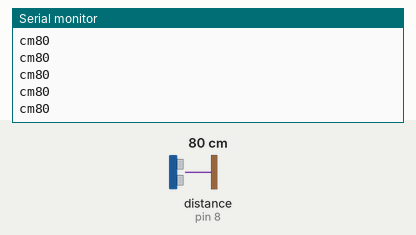
Simulated run of this sketch. Board: Arduino Uno, built with avr-gcc and run on an emulated ATmega328P. On the bench: the last lines printed to the serial monitor. Wiring (inferred from the names in the program): ultrasonic range finder: trigger pin 7; echo pin 8. Inputs (shaded band) come from the test bench; at power-on: distance to the obstacle (sensor on pin 8) 80 cm. The echo pulse lasts 58.3 µs per cm.

Above: at 1.2 s.
1.3 s: distance to the obstacle (sensor on pin 8) set to 2 cm
At 1.38 s:
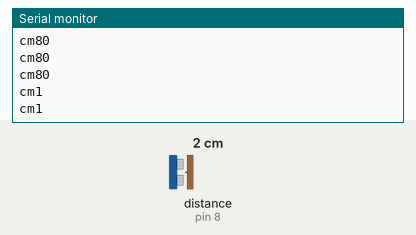
2.8 s: distance to the obstacle (sensor on pin 8) set to 4 cm
At 2.89 s:
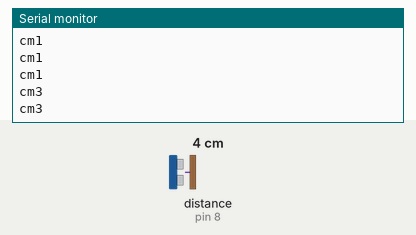
Timing chart, 0 to 5.8 s (numbered marks = the images above; inputs shaded):
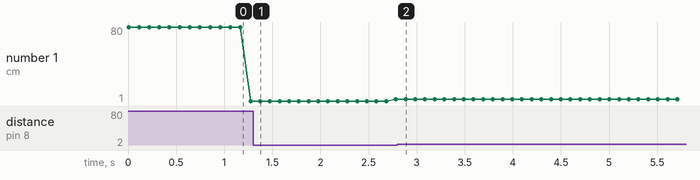

Measured:
- after the input at 1.3 s, the serial monitor: prints a new line after 0.07 s (image 1)
- after the input at 2.8 s, the serial monitor: prints a new line after 0.08 s (image 2)
- plotted number 1: 1 → 3 after the input at 1.3 s

The sketch:

Ultrasonic_distance.ino
```cpp
int tPin = 7;
int ePin = 8;

void setup() {
  // initialize serial communication:
  Serial.begin(9600);
}

void loop() {
  long duration, inches, cm;

  pinMode(tPin, OUTPUT);
  pinMode(ePin, INPUT);

  digitalWrite(tPin, LOW);
  delayMicroseconds(2);
  digitalWrite(tPin, HIGH);
  delayMicroseconds(5);
  digitalWrite(tPin, LOW);

  duration = pulseIn(ePin, HIGH);

  inches = microsecondsToInches(duration);
  cm = microsecondsToCentimeters(duration);

//  Serial.print(inches);
//  Serial.print("in, ");
  Serial.println(cm);
  Serial.print("cm");
  delay(100);
}

long microsecondsToInches(long microseconds) {
  // According to Parallax's datasheet for the PING))), there are 73.746
  // microseconds per inch (i.e. sound travels at 1130 feet per second).
  return microseconds / 74 / 2;
}

long microsecondsToCentimeters(long microseconds) {
  // The speed of sound is 340 m/s or 29 microseconds per centimeter.
  return microseconds / 29 / 2;
}
```
